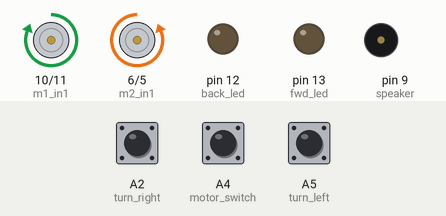
Simulated run of this sketch. Board: Arduino Uno, built with avr-gcc and run on an emulated ATmega328P. On the bench: motor-driver pin pairs drawn as motors (green arrow = first pin HIGH = forward, orange = second pin HIGH = backward, longer = more drive, scaled by the enable pin), output pins drawn as LEDs (lit = HIGH), buzzer (waves = sounding). The inputs (shaded band) are chosen by the test bench; at power-on: A2 (turn_right) HIGH, A4 (motor_switch) HIGH, A5 (turn_left) HIGH.

Above: at 1.2 s.
1.3 s: A2 (turn_right) pulled LOW for 1 s
At 3.5 s:
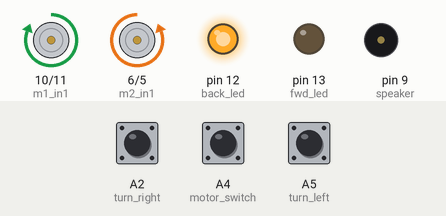
3.8 s: A4 (motor_switch) pulled LOW for 0.15 s
At 4.3 s:
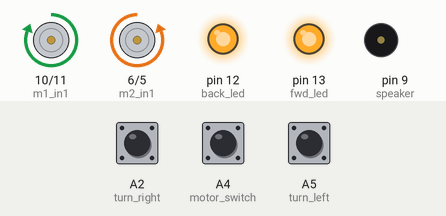
5.4 s: A5 (turn_left) pulled LOW for 0.15 s
At 5.47 s:
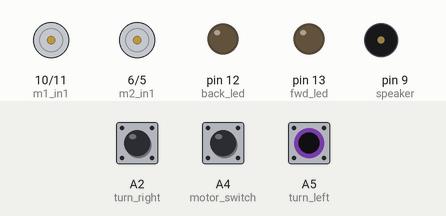
7.0 s: A4 (motor_switch) pulled LOW for 1 s
At 9.2 s:
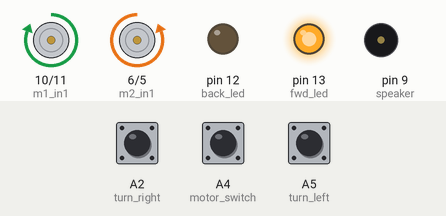
9.5 s: A2 (turn_right) pulled LOW for 0.15 s
At 9.57 s:
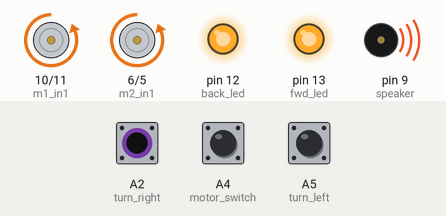
11.1 s: A2 (turn_right) pulled LOW for 3.2 s
At 11.9 s:
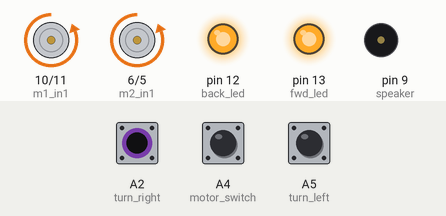
Timing chart, 0 to 15.8 s (numbered marks = the images above; inputs shaded):
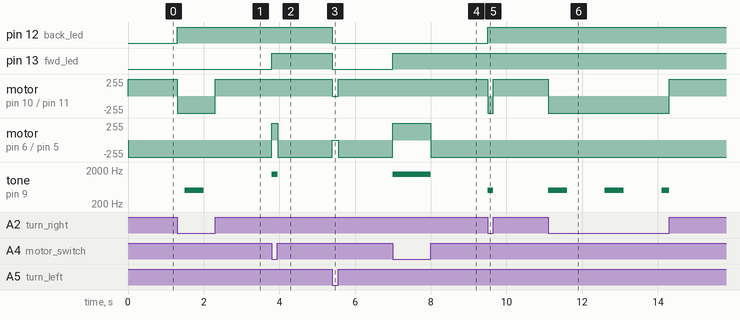

The sketch:

CarDemo_Lab7.ino
```cpp
// Right Motor
#define m1_in1 10 // Forward Pin when High
#define m1_in2 11 // Backwards Pin when High
// Left Motor
#define m2_in1 6  // Forward Pin when High
#define m2_in2 5  // Backwards Pin when High
// Motor Enables through Greyhill
#define motor_switch A4 // Analog input ACTIVE LOW
#define turn_left A5  // Analog input ACTIVE HIGH
#define turn_right A2 // Analog input ACTIVE LOW
#define left_motor_enable 2 // Enables left motor to spin
#define right_motor_enable 3  // Enables right motor to spin
// LEDs
#define back_led 12 // On when moving backwards (RED LED)
#define fwd_led 13  // On when moving forwards (GREEN LED)
// SPKR
#define speaker 9 // Output for speaker -- Play constant tone @ 1500hz going forwards, and 3000hz going backwards

// Variables for spkr
unsigned long previousTime = 0;
const long interval = 1500;

void setup() {
  // MOTOR CONTROLS
  pinMode(m1_in1, OUTPUT);
  pinMode(m1_in2, OUTPUT);
  pinMode(m2_in1, OUTPUT);
  pinMode(m2_in2, OUTPUT);

  // INPUT SWITCHES GREYHILL
  pinMode(left_motor_enable, OUTPUT);
  pinMode(right_motor_enable, OUTPUT);
  pinMode(turn_left, INPUT_PULLUP);
  pinMode(turn_right, INPUT_PULLUP);
  pinMode(motor_switch, INPUT_PULLUP);

  // ACCESSORY OUTPUTS
  pinMode(back_led, OUTPUT);
  pinMode(fwd_led, OUTPUT);
  pinMode(speaker, OUTPUT);
  Serial.begin(9600);
}

void loop() {
  if (digitalRead(motor_switch) == LOW) {
    moveForwards();
  } // Check first if fwd switch is on
  else if ((digitalRead(turn_left) == HIGH) && (digitalRead(turn_right) == LOW) ) {
    moveBackwards();
  } // Check then if both turn switches are 'on', if so move backwards
  else if (digitalRead(turn_left) == HIGH) {
    turnLeft();
  } // Then check if only left switch is 'on'
  else if (digitalRead(turn_right) == LOW) {
    turnRight();
  } // Then check if only right switch is 'on'
  else {
    idle();
  } // If nothing is switched, make sure all accessory outputs are off
}

void idle() {
  digitalWrite(left_motor_enable, LOW);
  digitalWrite(right_motor_enable, LOW);
  digitalWrite(fwd_led, LOW);
  digitalWrite(back_led, LOW);
  noTone(speaker);
} // Idle function deactivating motors, leds, and speaker

void moveForwards()
{
  tone(speaker, 1500);  // Constant tone that plays when moving forwards
  digitalWrite(fwd_led, HIGH);  // Turn on Green LED
  // Enable Motors
  digitalWrite(left_motor_enable, HIGH);
  digitalWrite(right_motor_enable, HIGH);
  // Drive Motors
  digitalWrite(m1_in1, HIGH);
  digitalWrite(m1_in2, LOW);
  digitalWrite(m2_in1, HIGH);
  digitalWrite(m2_in2, LOW);
} // moveForwards

void moveBackwards()
{
  unsigned long currentTime = millis();
  if (currentTime - previousTime >= interval) {
    tone(speaker, 500, 500); // Beeping Sound that plays while backing up
    previousTime = currentTime;
  } // Checks if a second has passed and if so send a beep.
  digitalWrite(back_led, HIGH); // Turn Red LED on
  // Enable Motors
  digitalWrite(left_motor_enable, HIGH);
  digitalWrite(right_motor_enable, HIGH);
  // Drive Motors
  digitalWrite(m1_in2, HIGH);
  digitalWrite(m1_in1, LOW);
  digitalWrite(m2_in2, HIGH);
  digitalWrite(m2_in1, LOW);
} // moveBackwards()

void turnRight()
{
  // Enable Motors
  digitalWrite(left_motor_enable, HIGH);
  digitalWrite(right_motor_enable, HIGH);
  // Drive Motors
  digitalWrite(m1_in2, HIGH);
  digitalWrite(m1_in1, LOW);
  digitalWrite(m2_in1, HIGH);
  digitalWrite(m2_in2, LOW);
  noTone(speaker);  // Make sure speaker is silent
} // turnRight()

void turnLeft()
{
  // Enable Motors
  digitalWrite(left_motor_enable, HIGH);
  digitalWrite(right_motor_enable, HIGH);
  // Drive Motors
  digitalWrite(m1_in1, HIGH);
  digitalWrite(m1_in2, LOW);
  digitalWrite(m2_in2, HIGH);
  digitalWrite(m2_in1, LOW);
  noTone(speaker);  // Make sure speaker is silent
} // turnLeft()
```

Measured:
- after the input at 1.3 s, pin 12 (back_led): LOW → HIGH at once; motor on pin 10 (m1_in1) / pin 11 (m1_in2): forward 255/255 → backward 255/255 at once, → forward 255/255 1.0 s later; tone on pin 9 (speaker): silent → 500 Hz after 0.20 s, → silent 0.50 s later
- after the input at 3.8 s, pin 13 (fwd_led): LOW → HIGH at once; motor on pin 6 (m2_in1) / pin 5 (m2_in2): backward 255/255 → forward 255/255 at once, → backward 255/255 0.15 s later; tone on pin 9 (speaker): silent → 1500 Hz at once, → silent 0.15 s later
- after the input at 5.4 s, pin 12 (back_led), pin 13 (fwd_led): HIGH → LOW at once; motor on pin 10 (m1_in1) / pin 11 (m1_in2): forward 255/255 → stopped at once, → forward 255/255 0.15 s later; motor on pin 6 (m2_in1) / pin 5 (m2_in2): backward 255/255 → stopped at once, → backward 255/255 0.15 s later
- after the input at 7.0 s, pin 13 (fwd_led): LOW → HIGH at once; motor on pin 6 (m2_in1) / pin 5 (m2_in2): backward 255/255 → forward 255/255 at once, → backward 255/255 1.0 s later; tone on pin 9 (speaker): silent → 1500 Hz at once, → silent 1.0 s later
- after the input at 9.5 s, pin 12 (back_led): LOW → HIGH at once; motor on pin 10 (m1_in1) / pin 11 (m1_in2): forward 255/255 → backward 255/255 at once, → forward 255/255 0.15 s later; tone on pin 9 (speaker): silent → 500 Hz at once, → silent 0.15 s later
- after the input at 11.1 s, motor on pin 10 (m1_in1) / pin 11 (m1_in2): forward 255/255 → backward 255/255 at once, → forward 255/255 3.2 s later; tone on pin 9 (speaker): goes 500 Hz 0.50 s, silent 1.0 s, 500 Hz 0.50 s, silent 1.0 s, 500 Hz 0.20 s, then silent, starting at once
